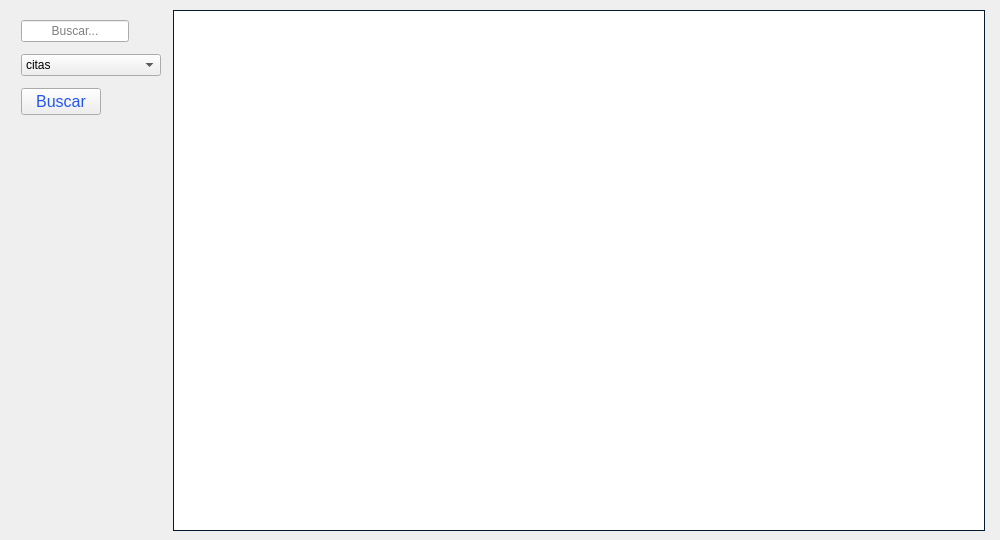
      <widget class="QWidget" name="page_Search">
       <widget class="QWidget" name="layoutWidget_6">
        <property name="geometry">
         <rect>
          <x>0</x>
          <y>0</y>
          <width>991</width>
          <height>531</height>
         </rect>
        </property>
        <layout class="QHBoxLayout" name="horizontalLayout_8" stretch="0,0">
         <property name="spacing">
          <number>12</number>
         </property>
         <property name="sizeConstraint">
          <enum>QLayout::SetMinAndMaxSize</enum>
         </property>
         <property name="leftMargin">
          <number>6</number>
         </property>
         <property name="topMargin">
          <number>10</number>
         </property>
         <property name="rightMargin">
          <number>6</number>
         </property>
         <item>
          <layout class="QFormLayout" name="formLayout_8">
           <property name="sizeConstraint">
            <enum>QLayout::SetFixedSize</enum>
           </property>
           <property name="labelAlignment">
            <set>Qt::AlignCenter</set>
           </property>
           <property name="formAlignment">
            <set>Qt::AlignCenter</set>
           </property>
           <property name="horizontalSpacing">
            <number>0</number>
           </property>
           <property name="leftMargin">
            <number>15</number>
           </property>
           <property name="topMargin">
            <number>10</number>
           </property>
           <item row="0" column="1">
            <widget class="QLineEdit" name="toSearch">
             <property name="sizePolicy">
              <sizepolicy hsizetype="Fixed" vsizetype="Fixed">
               <horstretch>0</horstretch>
               <verstretch>0</verstretch>
              </sizepolicy>
             </property>
             <property name="maxLength">
              <number>20</number>
             </property>
             <property name="frame">
              <bool>true</bool>
             </property>
             <property name="alignment">
              <set>Qt::AlignCenter</set>
             </property>
             <property name="placeholderText">
              <string>Buscar...</string>
             </property>
            </widget>
           </item>
           <item row="1" column="1">
            <widget class="QComboBox" name="Filter">
             <item>
              <property name="text">
               <string>citas</string>
              </property>
             </item>
             <item>
              <property name="text">
               <string>empleados</string>
              </property>
             </item>
             <item>
              <property name="text">
               <string>material</string>
              </property>
             </item>
             <item>
              <property name="text">
               <string>cliente</string>
              </property>
             </item>
             <item>
              <property name="text">
               <string>proveedor</string>
              </property>
             </item>
             <item>
              <property name="text">
               <string>mensajes_enviados</string>
              </property>
             </item>
             <item>
              <property name="text">
               <string>obra</string>
              </property>
             </item>
            </widget>
           </item>
           <item row="2" column="1">
            <widget class="QPushButton" name="Search">
             <property name="sizePolicy">
              <sizepolicy hsizetype="Fixed" vsizetype="Fixed">
               <horstretch>0</horstretch>
               <verstretch>0</verstretch>
              </sizepolicy>
             </property>
             <property name="font">
              <font>
               <pointsize>12</pointsize>
              </font>
             </property>
             <property name="cursor">
              <cursorShape>PointingHandCursor</cursorShape>
             </property>
             <property name="styleSheet">
              <string notr="true">QPushButton {
	color: #2456ee;
}</string>
             </property>
             <property name="text">
              <string>Buscar</string>
             </property>
            </widget>
           </item>
           <item row="3" column="1">
            <spacer name="verticalSpacer_9">
             <property name="orientation">
              <enum>Qt::Vertical</enum>
             </property>
             <property name="sizeHint" stdset="0">
              <size>
               <width>20</width>
               <height>40</height>
              </size>
             </property>
            </spacer>
           </item>
          </layout>
         </item>
         <item>
          <widget class="QTableWidget" name="searchTable">
           <property name="font">
            <font>
             <pointsize>10</pointsize>
            </font>
           </property>
           <property name="styleSheet">
            <string notr="true">    QHeaderView::section {
        background-color: #0F2A45;   /* Fondo del encabezado */
        color: white;                /* Color del texto */
        border: 1px solid #2D5986;   /* Bordes del encabezado */
		padding: 2px;
    }

    QTableWidget::item {
        border: 1px solid #2D5986;   /* Bordes de las celdas */
        padding: 2px;                /* Espaciado dentro de las celdas */
    }

	QTableWidget::item:alternate{
	    background-color: #0B4B6C;
	}

    QTableWidget::item:selected {
		color: black; /*Color del texto*/
        background-color: #82ABD5;   /* Fondo cuando se selecciona */
    }

    QTableWidget {
        border: 1px solid #031A31;   /* Bordes de la tabla */
    }

    QScrollBar:vertical {
        background: #000000;
        width: 16px;
    }
    
    QScrollBar::handle:vertical {
        background: #00796b;
        min-height: 20px;
	}</string>
           </property>
           <property name="editTriggers">
            <set>QAbstractItemView::NoEditTriggers</set>
           </property>
           <property name="alternatingRowColors">
            <bool>true</bool>
           </property>
           <property name="selectionMode">
            <enum>QAbstractItemView::SingleSelection</enum>
           </property>
           <property name="selectionBehavior">
            <enum>QAbstractItemView::SelectRows</enum>
           </property>
           <property name="textElideMode">
            <enum>Qt::ElideRight</enum>
           </property>
           <property name="showGrid">
            <bool>true</bool>
           </property>
           <property name="sortingEnabled">
            <bool>true</bool>
           </property>
           <attribute name="verticalHeaderVisible">
            <bool>false</bool>
           </attribute>
          </widget>
         </item>
        </layout>
       </widget>
      </widget>
